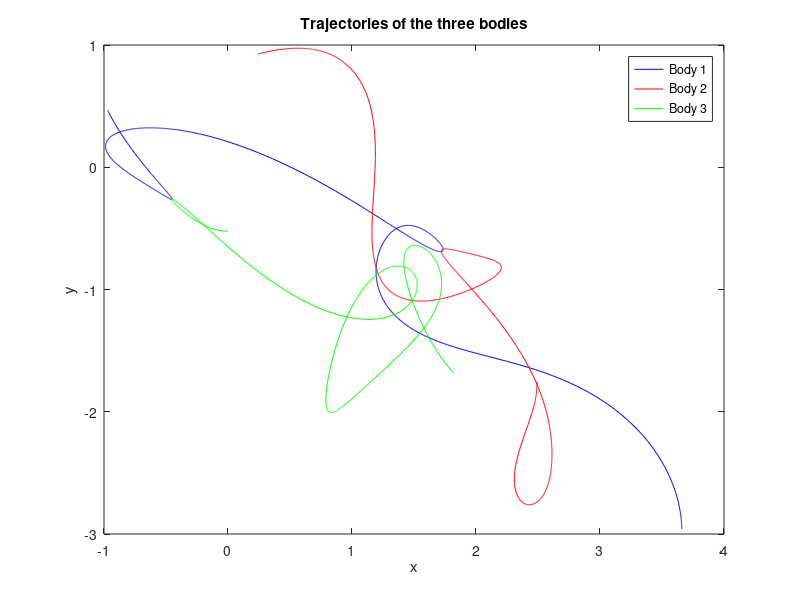

MATLAB code to generate this figure:


function three_body_problem()
% Define the initial conditions
x0 = [-0.970, 0.243, 0];
y0 = [0.466, 0.927, -0.523];
vx0 = [0.466, 0.927, -0.523];
vy0 = [-0.970, 0.243, 0];

% Define the mass ratios
m1 = 1;
m2 = 1;
m3 = 1;

% Combine the initial conditions into a single vector
y0 = [x0, y0, vx0, vy0];

% Set up the ODE solver options
tspan = [0, 10];
options = odeset('RelTol', 1e-8, 'AbsTol', 1e-8);

% Define the ODE system function
function dydt = odefun(t, y)
    % Unpack the state variables
    x1 = y(1);
    x2 = y(2);
    x3 = y(3);
    y1 = y(4);
    y2 = y(5);
    y3 = y(6);
    vx1 = y(7);
    vx2 = y(8);
    vx3 = y(9);
    vy1 = y(10);
    vy2 = y(11);
    vy3 = y(12);
    
    % Calculate the distances between the bodies
    r12 = sqrt((x1 - x2)^2 + (y1 - y2)^2);
    r13 = sqrt((x1 - x3)^2 + (y1 - y3)^2);
    r23 = sqrt((x2 - x3)^2 + (y2 - y3)^2);
    
    % Calculate the accelerations of the bodies
    ax1 = -m2 * (x1 - x2) / r12^3 - m3 * (x1 - x3) / r13^3;
    ay1 = -m2 * (y1 - y2) / r12^3 - m3 * (y1 - y3) / r13^3;
    ax2 = -m1 * (x2 - x1) / r12^3 - m3 * (x2 - x3) / r23^3;
    ay2 = -m1 * (y2 - y1) / r12^3 - m3 * (y2 - y3) / r23^3;
    ax3 = -m1 * (x3 - x1) / r13^3 - m2 * (x3 - x2) / r23^3;
    ay3 = -m1 * (y3 - y1) / r13^3 - m2 * (y3 - y2) / r23^3;
    
    % Combine the derivatives into a single vector
    dydt = [vx1; vx2; vx3; vy1; vy2; vy3; ax1; ax2; ax3; ay1; ay2; ay3];
end

% Solve the ODE system using ode45
[t, y] = ode45(@odefun, tspan, y0, options);

% Plot the trajectories of the three bodies
figure;
plot(y(:, 1), y(:, 4), '-b',y(:, 2), y(:, 5), '-r', y(:, 3), y(:, 6), '-g');
title('Trajectories of the three bodies');
xlabel('x');
ylabel('y');
legend('Body 1', 'Body 2', 'Body 3');

end
